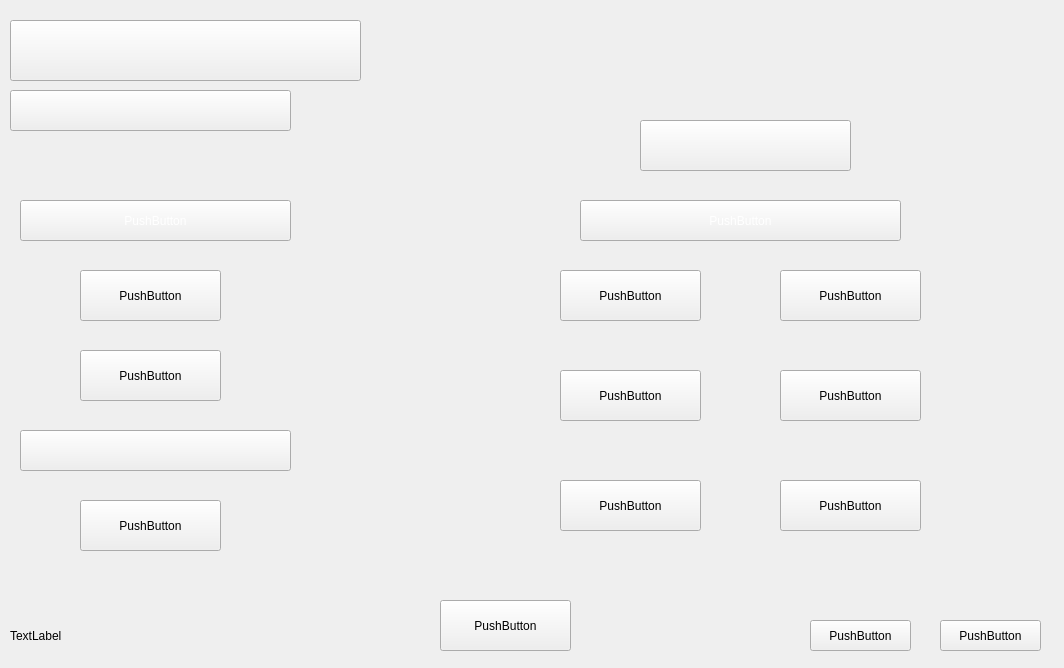
<?xml version="1.0" encoding="UTF-8"?>
<ui version="4.0">
 <class>MainWindow</class>
 <widget class="QMainWindow" name="MainWindow">
  <property name="geometry">
   <rect>
    <x>0</x>
    <y>0</y>
    <width>1064</width>
    <height>668</height>
   </rect>
  </property>
  <property name="windowTitle">
   <string>VitaminVerse</string>
  </property>
  <property name="windowIcon">
   <iconset>
    <normaloff>img/orangeButton2.jpg</normaloff>img/orangeButton2.jpg</iconset>
  </property>
  <widget class="QWidget" name="centralwidget">
   <widget class="QPushButton" name="pushButton_3">
    <property name="geometry">
     <rect>
      <x>560</x>
      <y>270</y>
      <width>141</width>
      <height>51</height>
     </rect>
    </property>
    <property name="styleSheet">
     <string notr="true">background-image: url(:/img/img/orangeButton2.jpg);
font: 75 12pt &quot;MS Shell Dlg 2&quot;;</string>
    </property>
    <property name="text">
     <string>PushButton</string>
    </property>
   </widget>
   <widget class="QPushButton" name="pushButton_4">
    <property name="geometry">
     <rect>
      <x>780</x>
      <y>270</y>
      <width>141</width>
      <height>51</height>
     </rect>
    </property>
    <property name="styleSheet">
     <string notr="true">background-image: url(:/img/img/orangeButton2.jpg);
font: 75 12pt &quot;MS Shell Dlg 2&quot;;</string>
    </property>
    <property name="text">
     <string>PushButton</string>
    </property>
   </widget>
   <widget class="QPushButton" name="pushButton_5">
    <property name="geometry">
     <rect>
      <x>560</x>
      <y>370</y>
      <width>141</width>
      <height>51</height>
     </rect>
    </property>
    <property name="styleSheet">
     <string notr="true">background-image: url(:/img/img/orangeButton2.jpg);
font: 75 12pt &quot;MS Shell Dlg 2&quot;;</string>
    </property>
    <property name="text">
     <string>PushButton</string>
    </property>
   </widget>
   <widget class="QPushButton" name="pushButton_6">
    <property name="geometry">
     <rect>
      <x>780</x>
      <y>370</y>
      <width>141</width>
      <height>51</height>
     </rect>
    </property>
    <property name="styleSheet">
     <string notr="true">background-image: url(:/img/img/orangeButton2.jpg);
font: 75 12pt &quot;MS Shell Dlg 2&quot;;</string>
    </property>
    <property name="text">
     <string>PushButton</string>
    </property>
   </widget>
   <widget class="QPushButton" name="pushButton_7">
    <property name="geometry">
     <rect>
      <x>780</x>
      <y>480</y>
      <width>141</width>
      <height>51</height>
     </rect>
    </property>
    <property name="styleSheet">
     <string notr="true">background-image: url(:/img/img/orangeButton2.jpg);
font: 75 12pt &quot;MS Shell Dlg 2&quot;;</string>
    </property>
    <property name="text">
     <string>PushButton</string>
    </property>
   </widget>
   <widget class="QPushButton" name="pushButton_8">
    <property name="geometry">
     <rect>
      <x>560</x>
      <y>480</y>
      <width>141</width>
      <height>51</height>
     </rect>
    </property>
    <property name="styleSheet">
     <string notr="true">background-image: url(:/img/img/orangeButton2.jpg);
font: 75 12pt &quot;MS Shell Dlg 2&quot;;</string>
    </property>
    <property name="text">
     <string>PushButton</string>
    </property>
   </widget>
   <widget class="QPushButton" name="pushButton_9">
    <property name="geometry">
     <rect>
      <x>80</x>
      <y>270</y>
      <width>141</width>
      <height>51</height>
     </rect>
    </property>
    <property name="styleSheet">
     <string notr="true">background-image: url(:/img/img/orangeButton2.jpg);
font: 75 12pt &quot;MS Shell Dlg 2&quot;;</string>
    </property>
    <property name="text">
     <string>PushButton</string>
    </property>
   </widget>
   <widget class="QPushButton" name="pushButton_10">
    <property name="geometry">
     <rect>
      <x>80</x>
      <y>350</y>
      <width>141</width>
      <height>51</height>
     </rect>
    </property>
    <property name="styleSheet">
     <string notr="true">background-image: url(:/img/img/orangeButton2.jpg);
font: 75 12pt &quot;MS Shell Dlg 2&quot;;</string>
    </property>
    <property name="text">
     <string>PushButton</string>
    </property>
   </widget>
   <widget class="QPushButton" name="pushButton">
    <property name="geometry">
     <rect>
      <x>440</x>
      <y>600</y>
      <width>131</width>
      <height>51</height>
     </rect>
    </property>
    <property name="styleSheet">
     <string notr="true">background-image: url(:/img/img/orangeButton2.jpg);
font: 75 14pt &quot;MS Shell Dlg 2&quot;;</string>
    </property>
    <property name="text">
     <string>PushButton</string>
    </property>
   </widget>
   <widget class="QPushButton" name="pushButton_2">
    <property name="geometry">
     <rect>
      <x>940</x>
      <y>620</y>
      <width>101</width>
      <height>31</height>
     </rect>
    </property>
    <property name="styleSheet">
     <string notr="true">background-image: url(:/img/img/orangeButton2.jpg);
font: 75 10pt &quot;MS Shell Dlg 2&quot;;</string>
    </property>
    <property name="text">
     <string>PushButton</string>
    </property>
   </widget>
   <widget class="QLabel" name="label">
    <property name="geometry">
     <rect>
      <x>10</x>
      <y>600</y>
      <width>331</width>
      <height>71</height>
     </rect>
    </property>
    <property name="styleSheet">
     <string notr="true">font: 75 12pt &quot;MS Shell Dlg 2&quot;;</string>
    </property>
    <property name="text">
     <string>TextLabel</string>
    </property>
   </widget>
   <widget class="QPushButton" name="pushButton_11">
    <property name="geometry">
     <rect>
      <x>640</x>
      <y>120</y>
      <width>211</width>
      <height>51</height>
     </rect>
    </property>
    <property name="styleSheet">
     <string notr="true">font: 75 18pt &quot;MS Shell Dlg 2&quot;;
color: rgb(255, 255, 255);
background-image: url(:/img/img/buttons3.jpg);</string>
    </property>
    <property name="text">
     <string/>
    </property>
   </widget>
   <widget class="QPushButton" name="pushButton_12">
    <property name="geometry">
     <rect>
      <x>580</x>
      <y>200</y>
      <width>321</width>
      <height>41</height>
     </rect>
    </property>
    <property name="styleSheet">
     <string notr="true">
background-image: url(:/img/img/buttons3.jpg);
color: rgb(255, 255, 255);
font: 75 14pt &quot;MS Shell Dlg 2&quot;;</string>
    </property>
    <property name="text">
     <string>PushButton</string>
    </property>
   </widget>
   <widget class="QPushButton" name="pushButton_13">
    <property name="geometry">
     <rect>
      <x>10</x>
      <y>20</y>
      <width>351</width>
      <height>61</height>
     </rect>
    </property>
    <property name="styleSheet">
     <string notr="true">font: 75 22pt &quot;MS Shell Dlg 2&quot;;
color: rgb(255, 255, 255);
background-image: url(:/img/img/buttons3.jpg);</string>
    </property>
    <property name="text">
     <string/>
    </property>
   </widget>
   <widget class="QPushButton" name="pushButton_14">
    <property name="geometry">
     <rect>
      <x>10</x>
      <y>90</y>
      <width>281</width>
      <height>41</height>
     </rect>
    </property>
    <property name="styleSheet">
     <string notr="true">font: 18pt &quot;MS Shell Dlg 2&quot;;
color: rgb(255, 255, 255);
background-image: url(:/img/img/buttons3.jpg);
</string>
    </property>
    <property name="text">
     <string/>
    </property>
   </widget>
   <widget class="QPushButton" name="pushButton_15">
    <property name="geometry">
     <rect>
      <x>20</x>
      <y>200</y>
      <width>271</width>
      <height>41</height>
     </rect>
    </property>
    <property name="styleSheet">
     <string notr="true">background-image: url(:/img/img/buttons3.jpg);
color: rgb(255, 255, 255);
font: 75 18pt &quot;MS Shell Dlg 2&quot;;</string>
    </property>
    <property name="text">
     <string>PushButton</string>
    </property>
   </widget>
   <widget class="QPushButton" name="pushButton_16">
    <property name="geometry">
     <rect>
      <x>20</x>
      <y>430</y>
      <width>271</width>
      <height>41</height>
     </rect>
    </property>
    <property name="styleSheet">
     <string notr="true">background-image: url(:/img/img/buttons3.jpg);
color: rgb(255, 255, 255);
font: 75 18pt &quot;MS Shell Dlg 2&quot;;</string>
    </property>
    <property name="text">
     <string/>
    </property>
   </widget>
   <widget class="QPushButton" name="pushButton_17">
    <property name="geometry">
     <rect>
      <x>80</x>
      <y>500</y>
      <width>141</width>
      <height>51</height>
     </rect>
    </property>
    <property name="styleSheet">
     <string notr="true">background-image: url(:/img/img/orangeButton2.jpg);
font: 75 12pt &quot;MS Shell Dlg 2&quot;;</string>
    </property>
    <property name="text">
     <string>PushButton</string>
    </property>
   </widget>
   <widget class="QPushButton" name="pushButton_18">
    <property name="geometry">
     <rect>
      <x>810</x>
      <y>620</y>
      <width>101</width>
      <height>31</height>
     </rect>
    </property>
    <property name="styleSheet">
     <string notr="true">background-image: url(:/img/img/orangeButton2.jpg);
font: 75 10pt &quot;MS Shell Dlg 2&quot;;</string>
    </property>
    <property name="text">
     <string>PushButton</string>
    </property>
   </widget>
  </widget>
 </widget>
 <resources/>
 <connections/>
</ui>
